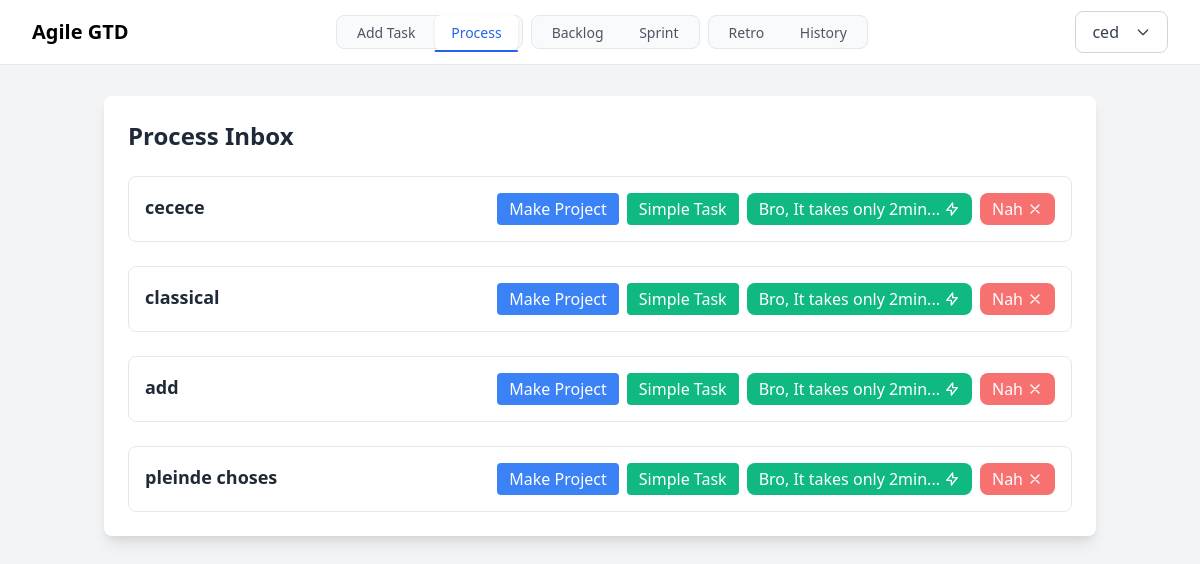
/process/ (signed in), run on the app's committed database.
### tasks/models.py (models this page shows, shortened)
class Task(models.Model):
    STATUS_CHOICES = [
        ('inbox', 'Inbox'),
        ('backlog', 'Backlog'),
        ('in_progress', 'In Progress'),
        ('done', 'Done'),
        ('deleted', 'Deleted'),
    ]
    TIME_UNIT_CHOICES = [
        ('hours', 'Hours'),
        ('days', 'Days'),
        ('weeks', 'Weeks'),
    ]
    CATEGORY_CHOICES = [
        ('self_improvement', 'Self-Improvement'),
        ('leisure', 'Leisure'),
        ('personal_work', 'Personal Work'),
    ]
    title = models.CharField(max_length=200)
    scope = models.TextField(blank=True, help_text="Project scope and objectives")
    created_date = models.DateTimeField(default=timezone.now)
    modified_date = models.DateTimeField(auto_now=True)
    completed_date = models.DateTimeField(null=True, blank=True)
    status = models.CharField(max_length=20, choices=STATUS_CHOICES, default='inbox')
    is_project = models.BooleanField(default=False)
    project_number = models.IntegerField(null=True, blank=True)
    parent_project = models.ForeignKey('self', null=True, blank=True, on_delete=models.CASCADE, related_name='subtasks')
    cost = models.IntegerField(null=True, blank=True, help_text="Effort required (0-10)")
    benefit = models.IntegerField(null=True, blank=True, help_text="Value gained (0-10)")
    estimated_time = models.IntegerField(null=True, blank=True)
    time_unit = models.CharField(max_length=10, choices=TIME_UNIT_CHOICES, default='hours', null=True, blank=True)
    user = models.ForeignKey(User, on_delete=models.CASCADE, related_name='tasks')
    category = models.CharField(
        max_length=20,
        choices=CATEGORY_CHOICES,
        null=True,
        blank=True
    )
    sprint = models.ForeignKey(
        'Sprint',
        on_delete=models.SET_NULL,
        null=True,
        blank=True,
        related_name='tasks'
    )
    class Meta:
        ordering = ['-created_date']

### tasks/views.py (the view, shortened to what this page needs)
# urls.py: path('process/', views.ProcessInboxView.as_view(), name='process_inbox'),
class ProcessInboxView(LoginRequiredMixin, ListView):
    model = Task
    template_name = 'tasks/process_inbox.html'
    context_object_name = 'tasks'
    def get_queryset(self):
        return Task.objects.filter(status='inbox', user=self.request.user)

### templates/tasks/process_inbox.html (shortened to what this page needs)
{% extends 'tasks/base.html' %}
{% block content %}
<div class="max-w-6xl mx-auto">
    <div class="bg-white shadow-lg rounded-lg p-6">
        <h1 class="text-2xl font-bold text-gray-800 mb-6">Process Inbox</h1>
        {% if tasks %}
            <div class="space-y-6">
                {% for task in tasks %}
                <div class="border rounded-lg p-4 hover:shadow-md transition-shadow">
                    <div class="flex justify-between items-start">
                        <h3 class="text-lg font-semibold text-gray-800">{{ task.title }}</h3>
                        <div class="flex space-x-2">
                            <button onclick="showProjectModal('{{ task.id }}', '{{ task.title|escapejs }}')"
                                    class="px-3 py-1 bg-blue-500 text-white rounded hover:bg-blue-600 transition-colors">
                                Make Project
                            </button>
                            <button onclick="showTaskModal('{{ task.id }}', '{{ task.title|escapejs }}')"
                                    class="px-3 py-1 bg-green-500 text-white rounded hover:bg-green-600 transition-colors">
                                Simple Task
                            </button>
                            <button onclick="showQuickActionModal('{{ task.id }}', '{{ task.title|escapejs }}')"
                                    class="px-3 py-1 bg-green-500 text-white rounded-lg hover:bg-green-600 transition-all duration-200 flex items-center space-x-1">
                                <span>Bro, It takes only 2min...</span>
                                <svg class="w-4 h-4" fill="none" stroke="currentColor" viewBox="0 0 24 24">
                                    <path stroke-linecap="round" stroke-linejoin="round" stroke-width="2" d="M13 10V3L4 14h7v7l9-11h-7z"/>
                                </svg>
                            </button>
                            <form method="POST" class="inline">
                                <button type="submit"
                                        class="px-3 py-1 bg-red-400 text-white rounded-lg hover:bg-red-500 transition-all duration-200 flex items-center space-x-1">
                                    <span>Nah</span>
                                    <svg class="w-4 h-4" fill="none" stroke="currentColor" viewBox="0 0 24 24">
                                        <path stroke-linecap="round" stroke-linejoin="round" stroke-width="2" d="M6 18L18 6M6 6l12 12"/>
                                    </svg>
                                </button>
                            </form>
                        </div>
                    </div>
                </div>
                {% endfor %}
            </div>
        {% else %}
            <p class="text-gray-600 text-center py-8">No tasks in inbox. Great job!</p>
        {% endif %}
    </div>
</div>
{% endblock %}

### templates/tasks/base.html (shortened to what this page needs)
<!DOCTYPE html>
<html lang="en">
<head>
    <link href="https://cdn.jsdelivr.net/npm/tailwindcss@2.2.19/dist/tailwind.min.css" rel="stylesheet">
</head>
<body class="bg-gray-100 min-h-screen">
    <nav class="site-header fixed w-full z-50 bg-white border-b border-gray-200">
        <div class="max-w-7xl mx-auto px-4 sm:px-6 lg:px-8">
            <div class="flex justify-between h-16">
                <div class="flex items-center">
                    <span class="text-xl font-bold text-primary">
                        Agile GTD
                    </span>
                </div>
                <div class="hidden sm:flex sm:space-x-2 items-center">
                    <div class="nav-group p-1">
                        <a href="{% url 'landing' %}"
                           class="nav-link px-4 py-2 rounded-md text-sm font-medium
                                  {% if request.resolver_match.url_name == 'landing' %}active{% endif %}">
                            Add Task
                        </a>
                        <a href="{% url 'process_inbox' %}"
                           class="nav-link px-4 py-2 rounded-md text-sm font-medium
                                  {% if request.resolver_match.url_name == 'process_inbox' %}active{% endif %}">
                            Process
                        </a>
                    </div>
                    <div class="nav-group p-1">
                        <a href="{% url 'backlog' %}"
                           class="nav-link px-4 py-2 rounded-md text-sm font-medium
                                  {% if request.resolver_match.url_name == 'backlog' %}active{% endif %}">
                            Backlog
                        </a>
                        <a href="{% url 'sprint' %}"
                           class="nav-link px-4 py-2 rounded-md text-sm font-medium
                                  {% if request.resolver_match.url_name == 'sprint' %}active{% endif %}">
                            Sprint
                        </a>
                    </div>
                    <div class="nav-group p-1">
                        <a href="{% url 'retrospective' %}"
                           class="nav-link px-4 py-2 rounded-md text-sm font-medium
                                  {% if request.resolver_match.url_name == 'retrospective' %}active{% endif %}">
                            Retro
                        </a>
                        <a href="{% url 'history' %}"
                           class="nav-link px-4 py-2 rounded-md text-sm font-medium
                                  {% if request.resolver_match.url_name == 'history' %}active{% endif %}">
                            History
                        </a>
                    </div>
                </div>
                <div class="flex items-center">
                    {% if user.is_authenticated %}
                        <div class="relative">
                            <button type="button"
                                    onclick="toggleUserMenu()"
                                    class="btn btn-secondary">
                                <span>{{ user.username }}</span>
                                <svg class="w-4 h-4 ml-2" fill="none" stroke="currentColor" viewBox="0 0 24 24">
                                    <path stroke-linecap="round" stroke-linejoin="round" stroke-width="2" d="M19 9l-7 7-7-7"/>
                                </svg>
                            </button>
                        </div>
                    {% else %}
                        <a href="{% url 'login' %}"
                           class="btn btn-primary">
                            Login
                        </a>
                    {% endif %}
                </div>
            </div>
        </div>
    </nav>
    <div class="container mx-auto px-4 py-8">
        <div class="pt-16">
            {% block content %}
            {% endblock %}
        </div>
    </div>
</body>
</html>

### templates/tasks/base.html (style rules this page uses)
:root { --primary: #2563EB; --primary-dark: #1E40AF; --primary-light: #DBEAFE; --secondary: #4B5563; --secondary-light: #F3F4F6; --success: #059669; --warning: #D97706; --danger: #DC2626; --gray-50: #F9FAFB; --gray-100: #F3F4F6; --gray-200: #E5E7EB; --gray-300: #D1D5DB; --gray-600: #4B5563; --gray-700: #374151; --gray-800: #1F2937; --category-self-improvement: #2563EB; --category-leisure: #059669; --category-personal-work: #4B5563; }
.nav-group { background: var(--gray-50); border: 1px solid var(--gray-200); border-radius: 0.5rem; }
.nav-link { color: var(--gray-600); }
.nav-link.active { background: white; color: var(--primary); box-shadow: 0 1px 3px rgba(0, 0, 0, 0.1); }
.btn { padding: 0.5rem 1rem; border-radius: 0.375rem; font-weight: 500; transition: all 0.2s ease; border: 1px solid transparent; }
.btn-secondary { background: white; color: var(--gray-700); border-color: var(--gray-300); }
.site-header { background: white; border-bottom: 1px solid var(--gray-200); }
.btn { padding: 0.5rem 1rem; border-radius: 0.5rem; font-weight: 500; transition: all 0.3s ease; display: inline-flex; align-items: center; gap: 0.5rem; }
.transition-all { transition-property: all; transition-timing-function: cubic-bezier(0.4, 0, 0.2, 1); transition-duration: 150ms; }
.nav-link { position: relative; transition: all 0.3s ease; }
.nav-link::after { content: ''; position: absolute; width: 0; height: 2px; bottom: -2px; left: 50%; background: var(--primary); transition: all 0.3s ease; transform: translateX(-50%); }
.nav-link.active::after { width: 100%; }
.nav-group { position: relative; transition: all 0.3s ease; }
.page-enter { opacity: 0; transform: translateY(20px); }
.page-enter-active { opacity: 1; transform: translateY(0); transition: opacity 0.3s, transform 0.3s; }

### data on the page
Task: title "cecece"
Task: title "classical"
Task: title "add"
Task: title "pleinde choses"

### other printed values
{{ user.username }} "ced"
